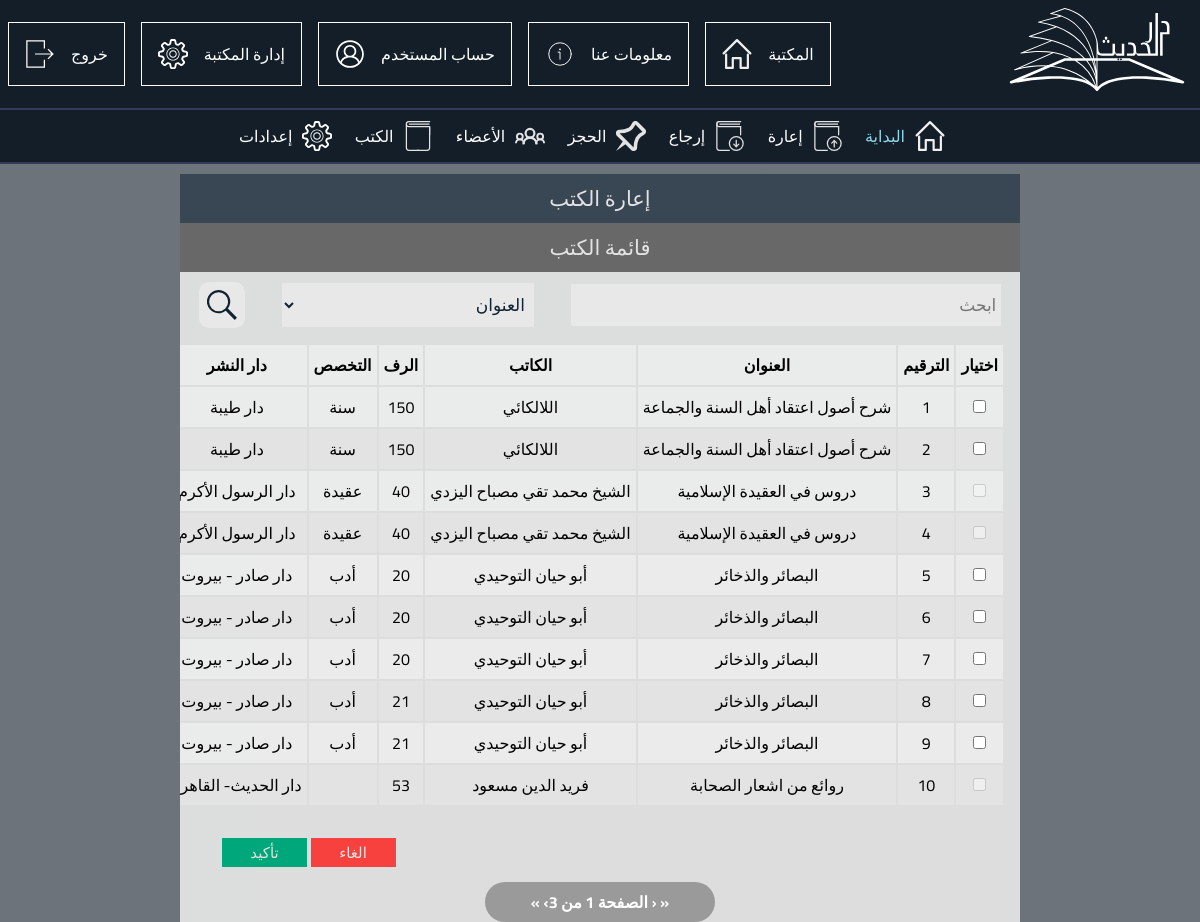
Page /adminpanel/borrow/borrow_book_selection.php (signed in) on the committed database.
### tables this page shows
CREATE TABLE `copy` (
  `copy_id` int(11) NOT NULL,
  `article_id` int(11) DEFAULT NULL,
  `copy_state` varchar(255) NOT NULL DEFAULT 'idle',
  `copy_position` int(11) NOT NULL,
  `copy_price` float NOT NULL,
  `copy_source` varchar(255) NOT NULL,
  `copy_enteringdate` date NOT NULL
);

CREATE TABLE `article` (
  `article_id` int(11) NOT NULL,
  `article_titel` varchar(255) NOT NULL,
  `article_synopsis` mediumtext NOT NULL,
  `article_publisher` varchar(255) NOT NULL,
  `article_keywords` varchar(255) NOT NULL,
  `article_tags` varchar(255) NOT NULL,
  `article_cover` varchar(255) NOT NULL,
  `article_urlpdf` varchar(255) NOT NULL,
  `article_urlaudio` varchar(255) NOT NULL,
  `article_pages` int(11) NOT NULL,
  `article_publishingdate` date NOT NULL,
  `article_category` varchar(255) NOT NULL,
  `article_author` varchar(255) NOT NULL,
  `article_borrowable` tinyint(1) NOT NULL DEFAULT '1',
  `article_memo` varchar(255) DEFAULT NULL
);

### adminpanel/borrow/borrow_book_selection.php (the view, shortened to what this page needs)
<!DOCTYPE html>
<html dir="rtl" lang="ar">
<head>
    <link href="../css/admin.css" rel="stylesheet" type="text/css">
    <link href="../css/borrow.css" rel="stylesheet" type="text/css">
    <link href="../css/borrow_book_selection.css" rel="stylesheet" type="text/css">
</head>
<body>
    <div class="body-container">
        <?php
            include_once 'header.php';
		?>
        <div class="content-container">
            <div class="content">
                <div class="panel">
                    <div class="panel-title">إعارة الكتب</div>
                    <div class="panel-title1">قائمة الكتب</div>
                    <form class="panel-search">
                        <input type="text" placeholder="ابحث" name="search">
                        <select class="selector" id="genre" name="selector">
                            <option value="العنوان"> العنوان  </option>
                        </select>
                        <input type="image" src="../pics/icons/searchBlack.svg" id="search-icon">
                    </form>
                    <form class="panel-content " action="borrow_user_selection.php" method="get">
                        <div class="t2" style="overflow-x:auto;">
                            <table width="100%">
                                <tr>
                                    <th>اختيار</th>
                                    <th>الترقيم</th>
                                    <th>العنوان</th>
                                    <th>الكاتب</th>
                                    <th>الرف</th>
                                    <th>التخصص</th>
                                    <th>دار النشر</th>
                                </tr>
                                <?php
                                    $abc = '';
                                    if(!isset($_GET['search'])){
                                        $search = "'%'";
                                    }else{
                                        $search = "'%".$_GET['search']."%'";
                                        $abc =$_GET['search'];
                                    }
                                    $selector = "";
                                    $type = 'article_titel';
                                    $sql = "SELECT
                                        article.article_id
                                        ,copy_id
                                        ,article_titel
                                        ,article_category
                                        ,article_publisher
                                        ,article_author
                                        ,copy_position
                                        ,copy_state
                                    from `article` , `copy`
                                    where copy.article_id = article.article_id
                                    and $type  like $search
                                        ";
                                    $result = $conn->query($sql);
                                    $total  = $result->num_rows ;
                                    $limit = 10;
                                    $pages = ceil($total / $limit);
                                    $page = min($pages, filter_input(INPUT_GET, 'page', FILTER_VALIDATE_INT, array(
                                        'options' => array(
                                            'default'   => 1,
                                            'min_range' => 1,
                                        ),
                                    )));
                                    $offset = ($page - 1)  * $limit;
                                    $sql = "
                                        SELECT
                                        article.article_id
                                        ,copy_id
                                        ,article_titel
                                        ,article_category
                                        ,article_publisher
                                        ,article_author
                                        ,copy_position
                                        ,copy_state
                                        ,article_borrowable
                                    from `article` , `copy`
                                    where copy.article_id = article.article_id
                                    and $type  like $search
                                        limit $offset , $limit
                                        ";
                                    $result = $conn->query($sql);
                                    if ($result->num_rows > 0) {
                                        while ($row = $result->fetch_assoc()) {
                                            if ($row['copy_state'] == 'متوفر') {
                                                $check = '';
                                            }else{
                                                $check = ' disabled';
                                            }
                                            echo'
                                                <tr>
                                                    <td><input type="checkbox" name="checkbox_[]"'.$check.' value="'.$row["copy_id"].'"  onclick="storedata('.$row["copy_id"].');"'.'    id="check__'.$row["copy_id"].'"'.'></td>
                                                    <td>'.$row["copy_id"].'</td>
                                                    <td>'.$row["article_titel"].'</td>
                                                    <td>'.$row["article_author"].'</td>
                                                    <td>'.$row["copy_position"].'</td>
                                                    <td>'.$row["article_category"].'</td>
                                                    <td>'.$row["article_publisher"].'</td>
                                                </tr>
                                            ';
                                        }
                                    }else{
                                         echo "<tr><td colspan ='9'>لا توجد كتب</td></tr>";
                                         exit();
                                    }
                                ?>
                                <?php
                                $prevlink = sprintf(($page > 1) ? '<a class="link" href="?search='.$abc.'&submit=ابحث&page=1&selectedvalue=&selector='.$selector.'" title="First page">&laquo;</a> <a class="link" href="?search='.$abc.'&submit=ابحث&page=' . ($page - 1) . '&selectedvalue=&selector='.$selector.'" title="Previous page">&lsaquo;</a>' : '<span class="disabled">&laquo;</span> <span class="disabled">&lsaquo;</span>');
                                ?>
                                <?php
                                $nextlink = ($page < $pages) ? '<a class="link" href="?search='.$abc.'&submit=ابحث&page=' . ($page + 1) . '&selectedvalue=&selector='.$selector.'" title="Next page">&rsaquo;</a> <a class="link" href="?search='.$abc.'&submit=ابحث&page=' . $pages . '&selectedvalue=&selector='.$selector.'" title="Last page">&raquo;</a>' : '<span class="disabled">&rsaquo;</span> <span class="disabled">&raquo;</span>';
                                ?>
                            </table>
                        </div>
                        <div class="container">
                            <div class="panel-footer">
                                <div>
                                    <input id="cancel" type="button" value="الغاء" onclick="uncheck()">
                                    <input onclick="submit();" id="submit-book" type="submit" value="تأكيد">
                                </div>
                            </div>
                        </div>
                    </form>
                    <?php
                        echo '   <div class="container ">
                            <div id="paging" class="pagination"><span>', $prevlink, ' الصفحة '.$page.' من '.$pages.$nextlink, '</span></div>
                            </div>
                            ';
                    ?>
                </div>
            </div>
        </div>
    </div>
</body>
</html>

### adminpanel/css/admin.css (style rules this page uses)
* { margin: 0; padding: 0; font-family: 'Cairo', sans-serif; text-decoration: none; }
html { background-image: -webkit-gradient(linear, left top, left bottom, from(rgba(11, 22, 33, 0.6)), to(rgba(11, 22, 33, 0.6))), url(../../pics/background.jpg); background-image: linear-gradient(rgba(11, 22, 33, 0.6), rgba(11, 22, 33, 0.6)), url(../../pics/background.jpg); height: 100vh; background-size: cover; background-position: center center; background-repeat: no-repeat; background-attachment: fixed; }
.content { padding: 16px; }
.content { margin: auto; width: 75%; height: 100vh; display: grid; grid-template-columns: 1fr 1fr 1fr 1.5fr; grid-template-rows: .5fr .5fr .2fr .75fr; grid-gap: 1.5em; padding: 1em; }
.content-container { display: -webkit-box; display: -ms-flexbox; display: flex; }

### adminpanel/css/borrow.css (style rules this page uses)
.content { all: unset; margin: auto; display: grid; grid-template-columns: 1fr; grid-column-gap: 2px; min-width: auto; max-width: 70%; }
.panel { margin-top: 10px; background-color: rgba(227, 227, 227, .95); width: 1fr; overflow-x: auto; }
.panel-title { padding: 5px; background-color: rgba(17, 34, 51, .8); font-size: 21px; color: #E3E3E3; text-align: center; }
.panel-title1 { padding: 5px; background-color: rgba(75, 75, 75, .8); font-size: 21px; color: #E3E3E3; text-align: center; }
.panel-search { margin-top: 10px; display: -webkit-inline-box; display: -ms-inline-flexbox; display: inline-flex; width: 100%; -ms-flex-pack: distribute; justify-content: space-around; }
.panel-search > * { font-size: 17px; background-color: rgba(239, 239, 239, .65); color: #112233; }
.panel-search input[type='text'] { width: auto; -ms-flex-preferred-size: 50%; flex-basis: 50%; margin: auto; border: none; padding: 5px; }
.panel-search select { -ms-flex-preferred-size: 30%; flex-basis: 30%; margin: auto; border: none; padding: 5px; }
.panel-search input[type='image'] { padding: 8px; margin: auto; width: 30px; height: 30px; border-radius: 10px; }
table { overflow-x: auto; }
.t2 { padding: 10px; }
table,th , tr , td { padding: 5px; text-align: center; }
table tr:nth-child(odd) { background-color: rgba(239,239,239,.75); }
table tr:nth-child(even) { background-color: rgba(227,227,227,.95); }
.container { display: -webkit-box; display: -ms-flexbox; display: flex; -webkit-box-orient: vertical; -webkit-box-direction: normal; -ms-flex-direction: column; flex-direction: column; width: 100%; }
.panel-footer { margin: auto; margin-top: 15px; margin-bottom: 15px; width: 90%; display: -webkit-inline-box; display: -ms-inline-flexbox; display: inline-flex; -webkit-box-pack: justify; -ms-flex-pack: justify; justify-content: space-between; }
.panel-footer input { width: 85px; font-size: 15px; border: none; background-color: rgba(246,65,62,1); color: #E3E3E3; -webkit-transition: 1s ease; transition: 1s ease; }
.pagination { margin: 0 auto; border-radius: 25px; padding: 5px; padding-left: 15px; padding-right: 15px; display: -webkit-inline-box; display: -ms-inline-flexbox; display: inline-flex; -webkit-box-pack: justify; -ms-flex-pack: justify; justify-content: center; width: 200px; background-color: rgba(0, 0, 0, .3); font-weight:bold; color: white }
.pagination a { color: white; }

### adminpanel/css/borrow_book_selection.css (style rules this page uses)
#submit-book { background-color: #00A77B; }
.content { all: unset; margin: auto; display: grid; grid-template-columns: 1fr; grid-column-gap: 2px; min-width: 70%; max-width: 70%; }

### rows in the picture
copy: copy_id "1", article.article_titel "شرح أصول اعتقاد أهل السنة والجماعة", article.article_author "اللالكائي", copy_position "150", article.article_category "سنة", article.article_publisher "دار طيبة"
copy: copy_id "2", article.article_titel "شرح أصول اعتقاد أهل السنة والجماعة", article.article_author "اللالكائي", copy_position "150", article.article_category "سنة", article.article_publisher "دار طيبة"
copy: copy_id "3", article.article_titel "دروس في العقيدة الإسلامية", article.article_author "الشيخ محمد تقي مصباح اليزدي", copy_position "40", article.article_category "عقيدة", article.article_publisher "دار الرسول…"
copy: copy_id "4", article.article_titel "دروس في العقيدة الإسلامية", article.article_author "الشيخ محمد تقي مصباح اليزدي", copy_position "40", article.article_category "عقيدة", article.article_publisher "دار الرسول…"
copy: copy_id "5", article.article_titel "البصائر والذخائر", article.article_author "أبو حيان التوحيدي", copy_position "20", article.article_category "أدب", article.article_publisher "دار صادر - بيروت"
copy: copy_id "6", article.article_titel "البصائر والذخائر", article.article_author "أبو حيان التوحيدي", copy_position "20", article.article_category "أدب", article.article_publisher "دار صادر - بيروت"
copy: copy_id "7", article.article_titel "البصائر والذخائر", article.article_author "أبو حيان التوحيدي", copy_position "20", article.article_category "أدب", article.article_publisher "دار صادر - بيروت"
copy: copy_id "8", article.article_titel "البصائر والذخائر", article.article_author "أبو حيان التوحيدي", copy_position "21", article.article_category "أدب", article.article_publisher "دار صادر - بيروت"
copy: copy_id "9", article.article_titel "البصائر والذخائر", article.article_author "أبو حيان التوحيدي", copy_position "21", article.article_category "أدب", article.article_publisher "دار صادر - بيروت"
copy: copy_id "10", article.article_titel "روائع من اشعار الصحابة", article.article_author "فريد الدين مسعود", copy_position "53", article.article_publisher "دار الحديث-…"

### other values in the picture
$pages "3"
